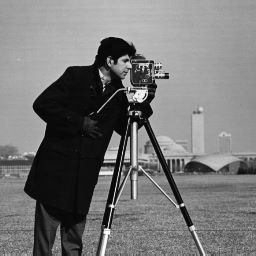
#> input picture Chapter 7/Chapter_07/cameraman.png, 256 x 256 px
$ python butterworthHighpassFilter_inDFT.py
#> lines starting #> are read from the running program, lines starting #| are printed output that depends on the picture
import numpy as np
from scipy.fft import fftshift, fft2, ifft2
from skimage import io, color, exposure
import matplotlib.pyplot as plt

# Read the Cameraman image
cm = color.rgb2gray(io.imread('cameraman.png'))
#> cm: shape (256, 256) float64; min 0, max 1, mean 0.466

# Compute the Fourier spectrum
cf = fftshift(fft2(cm))

# Create a meshgrid
ar = np.arange(-128, 128)
x, y = np.meshgrid(ar, ar)

# Define the Butterworth high-pass filter
D = 15
bh = 1 - 1 / (1 + ((x ** 2 + y ** 2) / D ** 2) ** 2)

# Apply the Butterworth high-pass filter to the Fourier spectrum
cfbh = cf * bh

# Compute the inverse Fourier transform
filtered_image = np.abs(ifft2(cfbh))
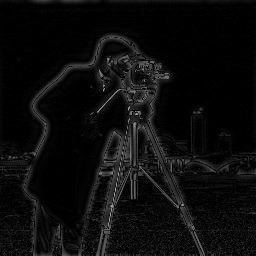
#> filtered_image: shape (256, 256) float64; min 1.69e-07, max 0.711, mean 0.0496

# Create a figure with two subplots (1 row, 2 columns)
fig, axes = plt.subplots(1, 2)

# Display the Fourier spectrum
axes[0].imshow(exposure.rescale_intensity(np.log(1 + np.abs(cfbh)), out_range=(0, 1)), cmap='gray')
axes[0].set_title('The DFT after Butterworth high pass filtering')

# Display the resulting image
axes[1].imshow(filtered_image, cmap='gray')
axes[1].set_title('The resulting Image')

# Remove ticks and labels from subplots
for ax in axes:
    ax.axis('off')

# Adjust the spacing between subplots
plt.tight_layout()

# Show the figure
plt.show()
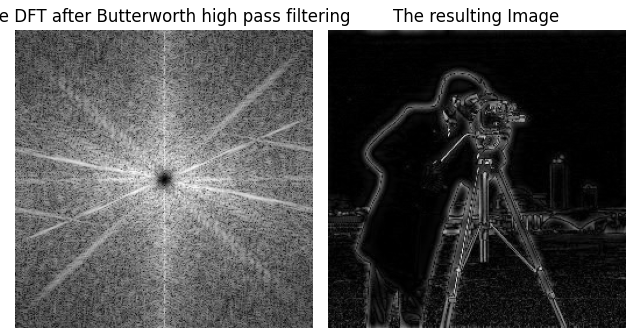
#> figure drawn by matplotlib, 2 panels
